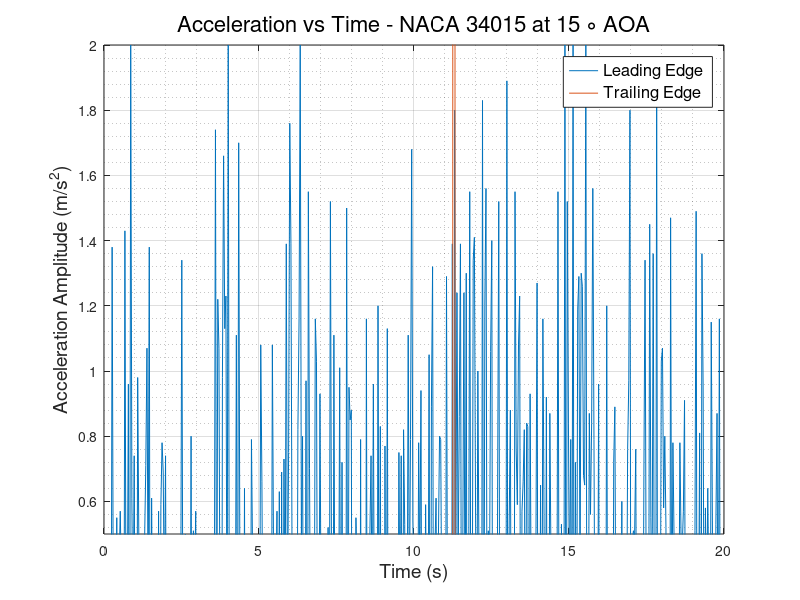
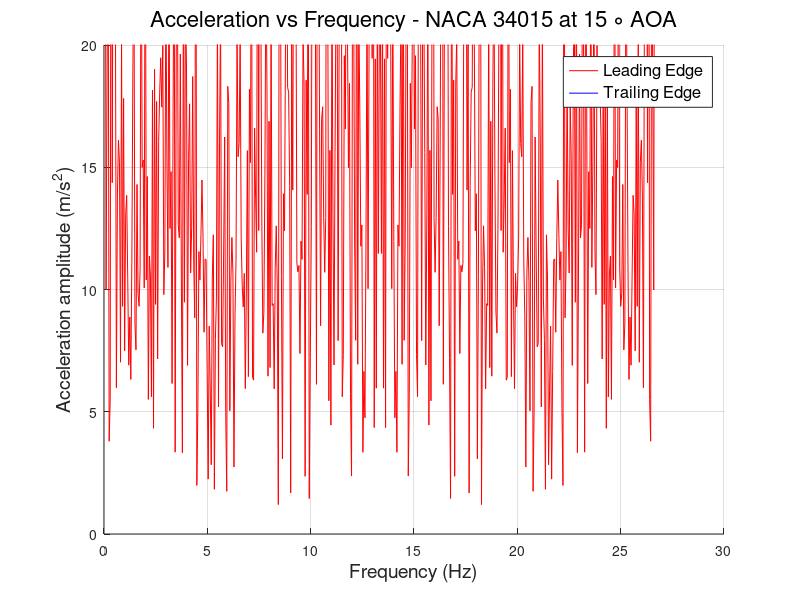

These charts were generated, in order, by the following MATLAB code:
clc
clear
close all
%% READING ACCELEROMETER DATA and defining Variables
                        % LEADING EDGE %
data   = xlsread('LE_800rpm.csv');
LE_time   = data(:,1);
LE_X_acc  = data(:,2);
LE_Y_acc  = data(:,3);
LE_Z_acc  = data(:,4);
LE_R_acc  = sqrt(LE_X_acc.^2 + LE_Y_acc.^2 + LE_Z_acc.^2);
% plot(LE_time,LE_R_acc)
N      = numel(LE_time);
Ts     = abs(diff(LE_time(1:2)));
fs     = 1/Ts;
f_axis = [0:N-1]*fs/N;
A_freq_LE = fft(LE_Z_acc);
figure(1) 
plot(LE_time,LE_Z_acc)
hold on
figure(2)
hold on
plot(f_axis,abs(A_freq_LE),'-r','LineWidth',0.5)
grid on 
grid minor
                        % TRAILING EDGE %
data   = xlsread('TE_800rpm.csv');
TE_time   = data(:,1);
TE_X_acc  = data(:,2);
TE_Y_acc  = data(:,3);
TE_Z_acc  = data(:,4);
TE_R_acc  = sqrt(TE_X_acc.^2 + TE_Y_acc.^2 + TE_Z_acc.^2);
% plot(TE_time,TE_R_acc)
N      = numel(TE_time);
Ts     = abs(diff(TE_time(1:2)));
fs     = 1/Ts;
f_axis = [0:N-1]*fs/N;
A_freq_TE = fft(TE_Z_acc);
figure(1)
plot(TE_time, TE_Z_acc)
grid on
grid minor
xlabel('Time (s)','FontSize',14,'FontWeight','normal')
ylabel('Acceleration Amplitude (m/s^2)','FontSize',14,'FontWeight','normal')
legend ('Leading Edge','Trailing Edge','FontSize',12,'FontWeight','normal')
title('Acceleration vs Time - NACA 34015 at 15 \circ AOA','FontSize',16,'FontWeight','normal')
ylim([0.5 2])
figure(2)
plot(f_axis,abs(A_freq_TE),'-b','LineWidth',0.5)
grid on 
grid minor
ylabel('Acceleration amplitude (m/s^2)','FontSize',14,'FontWeight','normal')
xlabel('Frequency (Hz)','FontSize',14,'FontWeight','normal')
ylim([0 20])
legend ('Leading Edge','Trailing Edge','FontSize',12,'FontWeight','normal')
title('Acceleration vs Frequency - NACA 34015 at 15 \circ AOA','FontSize',16,'FontWeight','normal')
